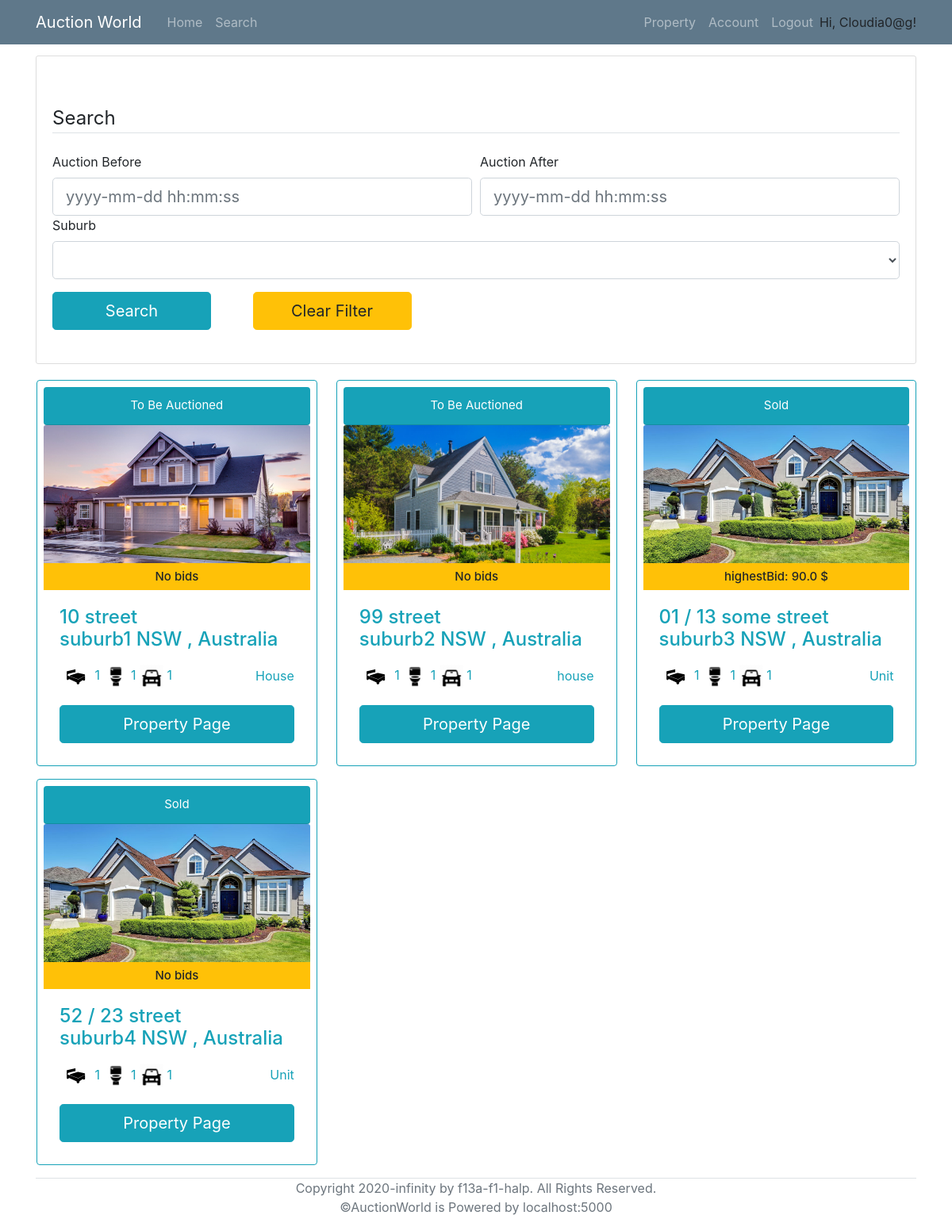
The app's page /search (signed in) with its own data.
### models.py (models this page shows, shortened)
class User(UserMixin, db.Model):
    __tablename__ = 'User'
    id = db.Column(db.Integer, primary_key = True)
    login_name = db.Column(db.String(collation='NOCASE') ,unique=True, nullable=False)
    email = db.Column(db.String, unique=True, nullable=False)
    password_hash = db.Column(db.String, nullable=False)
    address = db.Column(db.String(1000), nullable=False)
    date_of_birth = db.Column(db.DateTime, nullable=False)
    phone_number = db.Column(db.String, nullable=False)
    id_confirmation = db.Column(db.String(100), nullable=True)
    auctionId = db.relationship('AuctionDetails', backref='seller', lazy='dynamic')
    properties = db.relationship('Property', backref='sellerID', lazy='dynamic')
    cards = db.relationship('BankDetails', backref='user', lazy='dynamic')
    registeredProperties = db.relationship('Property',secondary=lambda: RegisteredAssociation.__table__, backref="RegisteredBidders")

class Property(db.Model):
    __tablename__ = 'Property'
    id = db.Column(db.Integer, primary_key = True)
    property_type = db.Column(db.String)
    add_unit = db.Column(db.String(100))
    add_num = db.Column(db.String(100))
    add_name = db.Column(db.String(100))
    add_suburb = db.Column(db.String(100))
    add_state = db.Column(db.String(3))
    add_pc = db.Column(db.String(4))
    num_bedrooms = db.Column(db.Integer)
    num_parking = db.Column(db.Integer)
    num_bathrooms = db.Column(db.Integer)
    parking_features = db.Column(db.String)
    building_size = db.Column(db.Integer)
    land_size = db.Column(db.Integer)
    inspection_date = db.Column(db.DateTime)
    description = db.Column(db.String(2000))
    year_built = db.Column(db.Integer)
    status = db.Column(db.String)
    seller = db.Column(db.Integer, db.ForeignKey('User.id'))
    auctionId = db.relationship('AuctionDetails', backref='Property', uselist=False)
    photo_collection = db.relationship('Photos', backref='Property', lazy='dynamic')
    registeredBidders = db.relationship('User',secondary=lambda: RegisteredAssociation.__table__, backref="RegisteredProperties")

class Photos(db.Model):
    __tablename__ = 'Photos'
    id = db.Column(db.Integer, primary_key = True)
    photo = db.Column(db.String)
    property_id = db.Column(db.Integer, db.ForeignKey('Property.id'))

### routes.py (the view, shortened to what this page needs)
@app.route('/search', methods=['POST','GET'])
@login_required
def search():
    form=searchForm()
    available_suburbs=db.session.query(Property.add_suburb).distinct(Property.add_suburb)
    form.suburb.choices=[("")]+[(i.add_suburb) for i in available_suburbs]
    full_list = db.session.query(Property,AuctionDetails,func.max(Bid.Amount).label('highestBid'))\
                        .outerjoin(AuctionDetails, AuctionDetails.PropertyID==Property.id)\
                        .outerjoin(Bid, Bid.AuctionID == AuctionDetails.id)\
                        .group_by(Property.id)
    property_Id=[]
    return render_template('search.html', title='search', form=form, properties=full_list)

### forms.py
class searchForm(FlaskForm):
    auction_before =  DateTimeField('Auction Before', format='%Y-%m-%d %H:%M:%S',validators=[Optional()])
    auction_after = DateTimeField('Auction After', format='%Y-%m-%d %H:%M:%S',validators=[Optional()])
    suburb = SelectField('Suburb', validators=[Optional()])
    submit = SubmitField('Search')
    clear = SubmitField('Clear Filter')

### models.py (called while the page is built)
@login_manager.user_loader
def load_user(id):
    return User.query.get(id)

### templates/search.html (shortened to what this page needs)
{% extends "base.html" %}
{% block content %}
	<div class="content-section">
		<form action="" method= "POST" style="margin-top: 50px;" novalidate>
			<fieldset class="form-group">
				<legend class="border-bottom mb-4">Search</legend>
				<div class="form-row">
					<div class="col">
						{{ form.auction_before.label }}<br>
						{% if form.auction_before.errors %}
							{{ form.auction_before(class="form-control form-control-lg is-invalid") }}
							<div class="invalid-feedback">
								{% for error in form.auction_before.errors %}
									<span>{{ error }}</span>
								{% endfor %}
							</div>
						{% else %}
							{{ form.auction_before(class="form-control form-control-lg", placeholder="yyyy-mm-dd hh:mm:ss") }}
						{% endif %}
					</div>
					<div class="col">
						{{ form.auction_after.label }}<br>
						{% if form.auction_after.errors %}
							{{ form.auction_after(class="form-control form-control-lg is-invalid") }}
							<div class="invalid-feedback">
								{% for error in form.auction_after.errors %}
									<span>{{ error }}</span>
								{% endfor %}
							</div>
						{% else %}
							{{ form.auction_after(class="form-control form-control-lg", placeholder="yyyy-mm-dd hh:mm:ss") }}
						{% endif %}
					</div>
				</div>
				<div class="form-group">
					{{ form.suburb.label }}<br>
					{% if form.suburb.errors %}
						{{ form.suburb(class="form-control form-control-lg is-invalid") }}
						<div class="invalid-feedback">
							{% for error in form.suburb.errors %}
								<span>{{ error }}</span>
							{% endfor %}
						</div>
					{% else %}
						{{ form.suburb(class="form-control form-control-lg") }}
					{% endif %}
				</div>
				<div class="form-group">{{ form.submit(class="btn btn-info btn-lg mr-5" ,style="width:200px") }} {{ form.clear (class="btn btn-warning btn-lg",style="width:200px") }}</div>
			</fieldset>
		</form>
	</div>
	<div class="row col-xl-15">
		{% if not properties %}
				<div style="width:100%; text-align: center;">
				<h2 class="text-info">No results found.</h2>
				</div>
			</div>
		{% else %}
			{% for (p,a,b) in properties %}
				<div class="card border-info p-2 col-md-3.8 ml-3 mr-2 mb-3">
					<div class="card-header rounded text-center bg-info text-white" style="font-size: 15px;">
						{% if p.status == "auction" %}
							To Be Auctioned
						{% elif p.status == "sold" %}
							Sold
						{% else %}
							Error
						{% endif %}
					</div>
					{% if not p.photo_collection.all() %}
						<img class="card-img-top" src="/static/propertyImage/4.jpg" alt="Card image cap" style="width:335.81px; height: 180px;" >
					{% else %}
						<img class="card-img-top" src="/static/propertyImage/{{p.photo_collection.first().photo}}" alt="Card image cap" style="width:335.81px; height: 180px;" >
					{% endif %}
					<h6 class="card-subtitle pt-2 pb-2 text-center bg-warning" style="font-size: 15px;">
                        {% if b:%}
                            highestBid: {{b}} $
                        {% else %}
                            No bids
                        {% endif%}
                    </h6>
					<div class="card-body text-info">
						<h4 class="card-title">
							{% if p.add_unit %}
								{{p.add_unit}} /
							{% endif %}
							{{p.add_num}} {{p.add_name}}<br>{{p.add_suburb}} {{p.add_state}} {{p.pc}}, Australia
						</h4>
						<p class="card-text">
							<span><img src="/static/propertyImage/bedicon.png" alt="Card image cap" style="width:40px; height: 40px;"> {{p.num_bedrooms}}</span>
							<span><img src="/static/propertyImage/restroom.png" alt="Card image cap" style="width:30px; height: 30px;"> {{p.num_bedrooms}}</span>
							<span><img src="/static/propertyImage/car.png" alt="Card image cap" style="width:30px; height: 30px;"> {{p.num_parking}}</span>
							<span style="float: right; margin-top: 7px;">{{p.property_type}}</span>
						</p>
						<a href={{ url_for("viewProperty", property_id=p.id) }} class="btn btn-info btn-lg" style="width: 100%;">Property Page</a>
					</div>
				</div>
			{% endfor %}
		{% endif %}
	</div>
{% endblock %}

### templates/base.html (shortened to what this page needs)
<!DOCTYPE html>
<html lang="en">
<head>
    <link rel="stylesheet" type="text/css" href="../static/css/main.css">
    <link rel="stylesheet" href="https://maxcdn.bootstrapcdn.com/bootstrap/4.0.0/css/bootstrap.min.css">
</head>
<body>
    <header class="site-header">
        <nav class="navbar navbar-expand-md navbar-dark bg-steel fixed-top">
          <div class="container">
            <a class="navbar-brand mr-4" href="/" >Auction World</a>
            <div class="collapse navbar-collapse" id="navbarToggle">
              <div class="navbar-nav mr-auto">
                <a class="nav-item nav-link" href="{{ url_for('home') }}">Home</a>
                <a class="nav-item nav-link" href="/search">Search</a>
              </div>
              <div class="navbar-nav">
                {% if current_user.is_authenticated %}
                  <a class="nav-item nav-link" href="/property">Property</a>
                  <a class="nav-item nav-link" href={{ url_for("account", login_name=current_user.login_name) }}>Account</a>
                  <a class="nav-item nav-link" href="/logout">Logout</a>
                  <p style="margin-top: 8px; margin-bottom: 0px;">Hi, {{ current_user.login_name }}!</p>
                {% endif %}
              </div>
            </div>
          </div>
        </nav>
      </header>
      <main role="main" class="container" style="margin-top: 70px;">
        <div class="row">
          <div class="col-md-12">
            {% block content %}{% endblock %}
          </div>
        </div>
        <div class="border-top relative-bottom text-center text-muted mb-2" >
          Copyright 2020-infinity by f13a-f1-halp. All Rights Reserved. <br>
          ©AuctionWorld is Powered by localhost:5000
        </div>
      </main>
</body>
</html>

### static/css/main.css (style rules this page uses)
body { background: #fafafa; color: #333333; margin-top: 5rem; }
h1, h2, h3, h4, h5, h6 { color: #444444; }
.bg-steel { background-color: #5f788a; }
.site-header .navbar-nav .nav-link { color: #cbd5db; }
.content-section { background: #ffffff; padding: 10px 20px; border: 1px solid #dddddd; border-radius: 3px; margin-bottom: 20px; }

### records on screen
User: login_name "Cloudia0@g"
Property: status "To Be Auctioned", photo_collection.first (picture), shows "No bids", add_num "10", add_name "street", add_suburb "suburb1", add_state "NSW", num_bedrooms "1", num_parking "1", property_type "House"
Property: status "To Be Auctioned", photo_collection.first (picture), shows "No bids", add_num "99", add_name "street", add_suburb "suburb2", add_state "NSW", num_bedrooms "1", num_parking "1", property_type "house"
Property: status "Sold", b "90.0", add_unit "01", add_num "13", add_name "some street", add_suburb "suburb3", add_state "NSW", num_bedrooms "1", num_parking "1", property_type "Unit"
Property: status "Sold", shows "No bids", add_unit "52", add_num "23", add_name "street", add_suburb "suburb4", add_state "NSW", num_bedrooms "1", num_parking "1", property_type "Unit"
